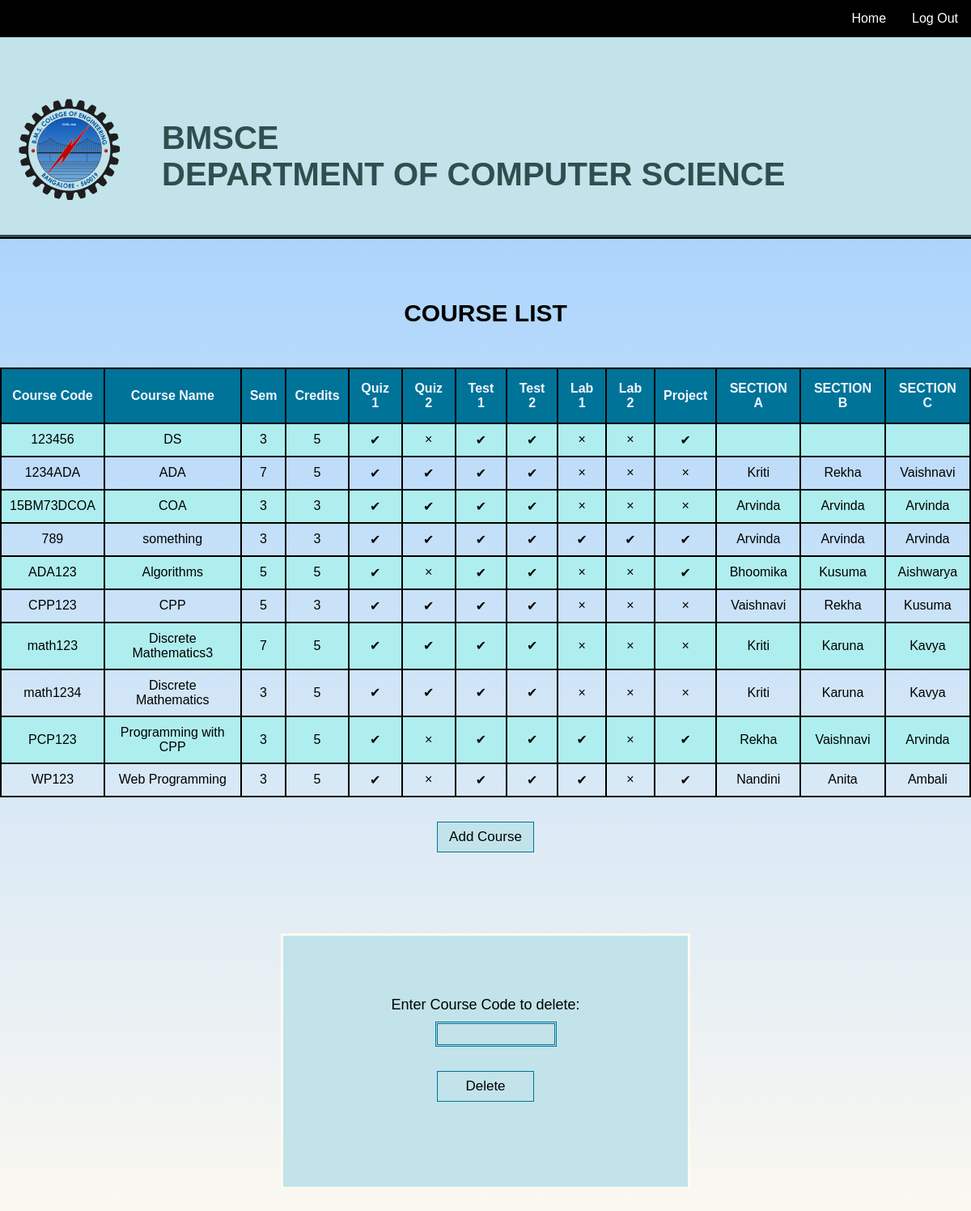
The app's page /admin_course.php (signed in) with its own data.
### tables this page shows
CREATE TABLE `course` (
  `CODE` varchar(10) NOT NULL,
  `NAME` varchar(25) NOT NULL,
  `SEM` int(1) NOT NULL,
  `CREDITS` int(1) NOT NULL,
  `QUIZ1` tinyint(1) NOT NULL,
  `QUIZ2` tinyint(1) NOT NULL,
  `TEST1` tinyint(1) NOT NULL,
  `TEST2` tinyint(1) NOT NULL,
  `LAB1` tinyint(1) NOT NULL,
  `LAB2` tinyint(1) NOT NULL,
  `PROJECT` tinyint(1) NOT NULL,
  `SEC_A_FAC` varchar(10) NOT NULL,
  `SEC_B_FAC` varchar(10) NOT NULL,
  `SEC_C_FAC` varchar(10) NOT NULL
);

### admin_course_query.php (the view, shortened to what this page needs)
<?php
mysqli_select_db($conn,'wp project');
if (isset($_SESSION['logged_in'])== true) {
$query = "SELECT * FROM course;";
$result = mysqli_query($conn,$query);
echo "<table border>";
echo "<tr><th>Course Code</th><th>Course Name</th><th>Sem</th><th>Credits</th><th>Quiz 1</th><th>Quiz 2</th><th>Test 1</th><th>Test 2</th><th>Lab 1</th><th>Lab 2</th><th>Project</th><th>SECTION A</th><th>SECTION B</th><th>SECTION C</th></tr>";
while($row = mysqli_fetch_array($result)){
    echo "<tr><td>" . $row['CODE'] . "</td><td>" . $row['NAME'] . "</td><td>"  . $row['SEM'] . "</td><td>" . $row['CREDITS'] . "</td><td>" ;
    if($row['QUIZ1']!=0)
        echo "&#10004;</td><td>";
    else
        echo "&times;</td><td>";
    if($row['QUIZ2']!=0)
        echo "&#10004;</td><td>";
    else
        echo "&times;</td><td>";
    if($row['TEST1']!=0)
        echo "&#10004;</td><td>";
    else
        echo "&times;</td><td>";
    if($row['TEST2']!=0)
        echo "&#10004;</td><td>";
    else
        echo "&times;</td><td>";
    if($row['LAB1']!=0)
        echo "&#10004;</td><td>";
    else
        echo "&times;</td><td>";
    if($row['LAB2']!=0)
        echo "&#10004;</td><td>";
    else
        echo "&times;</td><td>";
    if($row['PROJECT']!=0)
        echo "&#10004;</td>";
    else
        echo "&times;</td>";
    echo "<td>".$row['SEC_A_FAC']."</td>";
    echo "<td>".$row['SEC_B_FAC']."</td>";
    echo "<td>".$row['SEC_C_FAC']."</td>";
    echo "</tr>";
}
echo "</table>";
}
else{
    header("Location: http://localhost/project/login.php");
    mysqli_close($conn);
}
?>

### design.css (style rules this page uses)
body { background : linear-gradient(#99ccff, floralwhite); font-family: sans-serif; margin: 0; z-index: -5; }
table { margin-left: auto; margin-right: auto; margin-top: 50px; border-collapse: collapse; width= 80%; }
td, th { border: 2px solid #000; padding: 10px; text-align: center; }
tr:nth-child(even) { background-color: #AFEEEE; }
th { padding-top: 15px; padding-bottom: 15px; text-align: center; background-color: #007399; color: aliceblue; }

### records on screen
course: CODE "123456", NAME "DS", SEM "3", CREDITS "5"
course: CODE "1234ADA", NAME "ADA", SEM "7", CREDITS "5", SEC_A_FAC "Kriti", SEC_B_FAC "Rekha", SEC_C_FAC "Vaishnavi"
course: CODE "15BM73DCOA", NAME "COA", SEM "3", CREDITS "3", SEC_A_FAC "Arvinda", SEC_B_FAC "Arvinda", SEC_C_FAC "Arvinda"
course: CODE "789", NAME "something", SEM "3", CREDITS "3", SEC_A_FAC "Arvinda", SEC_B_FAC "Arvinda", SEC_C_FAC "Arvinda"
course: CODE "ADA123", NAME "Algorithms", SEM "5", CREDITS "5", SEC_A_FAC "Bhoomika", SEC_B_FAC "Kusuma", SEC_C_FAC "Aishwarya"
course: CODE "CPP123", NAME "CPP", SEM "5", CREDITS "3", SEC_A_FAC "Vaishnavi", SEC_B_FAC "Rekha", SEC_C_FAC "Kusuma"
course: CODE "math123", NAME "Discrete Mathematics3", SEM "7", CREDITS "5", SEC_A_FAC "Kriti", SEC_B_FAC "Karuna", SEC_C_FAC "Kavya"
course: CODE "math1234", NAME "Discrete Mathematics", SEM "3", CREDITS "5", SEC_A_FAC "Kriti", SEC_B_FAC "Karuna", SEC_C_FAC "Kavya"
course: CODE "PCP123", NAME "Programming with CPP", SEM "3", CREDITS "5", SEC_A_FAC "Rekha", SEC_B_FAC "Vaishnavi", SEC_C_FAC "Arvinda"
course: CODE "WP123", NAME "Web Programming", SEM "3", CREDITS "5", SEC_A_FAC "Nandini", SEC_B_FAC "Anita", SEC_C_FAC "Ambali"
